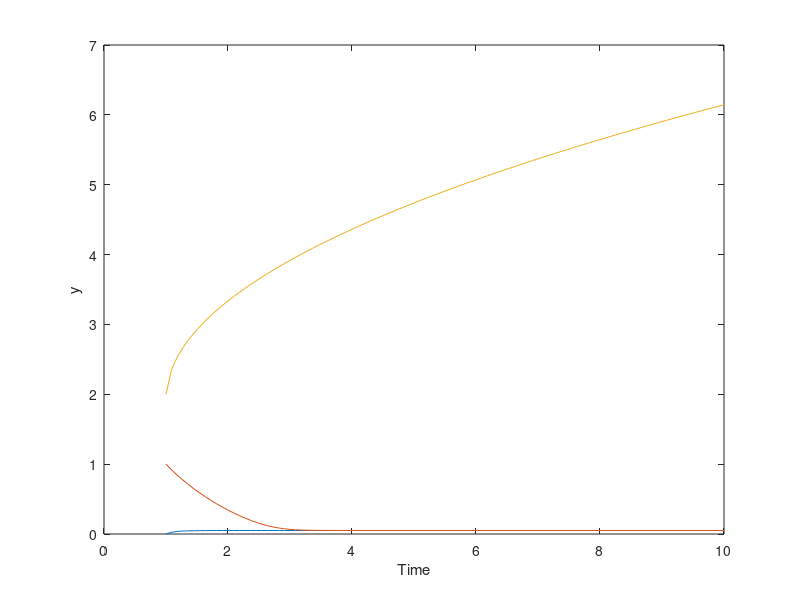

The MATLAB source for this figure:
% Define the ODE function
f = @(t, y) (1-y)./(1.95-y) - y./(0.05+y);

% Initial conditions (vector format)
y0 = [0; 1; 2];

% Time range
t = linspace(1, 10);

% Solve the ODE numerically using ode45
[t, y] = ode45(f, t, y0);

% Plot the solution
plot(t, y);
xlabel('Time');
ylabel('y');
